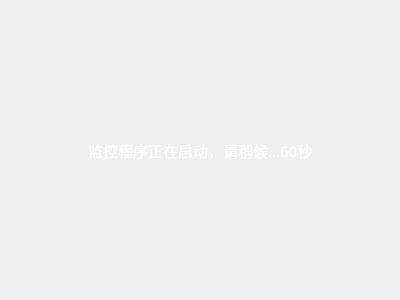
<?xml version="1.0" encoding="UTF-8"?>
<ui version="4.0">
 <class>MainWidget</class>
 <widget class="QWidget" name="MainWidget">
  <property name="geometry">
   <rect>
    <x>0</x>
    <y>0</y>
    <width>400</width>
    <height>300</height>
   </rect>
  </property>
  <property name="windowTitle">
   <string>MainWidget</string>
  </property>
  <property name="styleSheet">
   <string notr="true"/>
  </property>
  <layout class="QVBoxLayout" name="verticalLayout">
   <item>
    <layout class="QHBoxLayout" name="horizontalLayout">
     <item>
      <spacer name="horizontalSpacer">
       <property name="orientation">
        <enum>Qt::Horizontal</enum>
       </property>
       <property name="sizeHint" stdset="0">
        <size>
         <width>40</width>
         <height>20</height>
        </size>
       </property>
      </spacer>
     </item>
     <item>
      <widget class="QLabel" name="countingInfoLabel">
       <property name="font">
        <font>
         <family>宋体</family>
         <pointsize>11</pointsize>
         <weight>50</weight>
         <italic>false</italic>
         <bold>false</bold>
        </font>
       </property>
       <property name="styleSheet">
        <string notr="true">font: 11pt &quot;宋体&quot;;
color: rgb(255, 255, 255);</string>
       </property>
       <property name="text">
        <string>监控程序正在启动，请稍候...60秒</string>
       </property>
      </widget>
     </item>
     <item>
      <spacer name="horizontalSpacer_2">
       <property name="orientation">
        <enum>Qt::Horizontal</enum>
       </property>
       <property name="sizeHint" stdset="0">
        <size>
         <width>40</width>
         <height>20</height>
        </size>
       </property>
      </spacer>
     </item>
    </layout>
   </item>
  </layout>
 </widget>
 <layoutdefault spacing="6" margin="11"/>
 <resources/>
 <connections/>
</ui>
